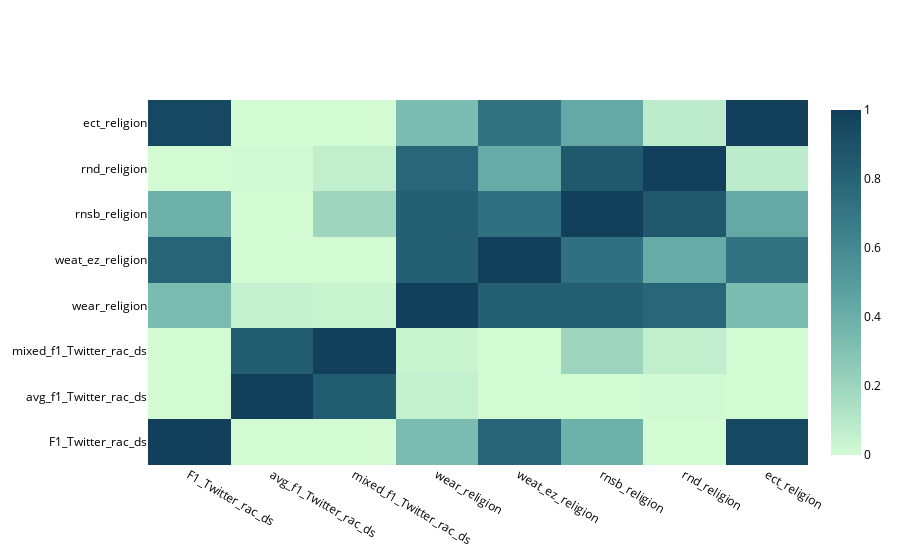

Notebook code for this chart:
### Code cell
plot_ranking_correlations(twitter_rac_df.corr()).show()

### Figure 1 — Plotly figure (JSON) as saved in the notebook; plotly's stock layout.template omitted (floating-point values rounded to 4 significant figures)
{"data": [{"colorscale": [[0, "rgb(210, 251, 212)"], [0.1667, "rgb(165, 219, 194)"], [0.3333, "rgb(123, 188, 176)"], [0.5, "rgb(85, 156, 158)"], [0.6667, "rgb(58, 124, 137)"], [0.8333, "rgb(35, 93, 114)"], [1, "rgb(18, 63, 90)"]], "hoverongaps": false, "type": "heatmap", "x": ["F1_Twitter_rac_ds", "avg_f1_Twitter_rac_ds", "mixed_f1_Twitter_rac_ds", "wear_religion", "weat_ez_religion", "rnsb_religion", "rnd_religion", "ect_religion"], "y": ["F1_Twitter_rac_ds", "avg_f1_Twitter_rac_ds", "mixed_f1_Twitter_rac_ds", "wear_religion", "weat_ez_religion", "rnsb_religion", "rnd_religion", "ect_religion"], "z": [[1, -0.5361, -0.2263, 0.3358, 0.7963, 0.3919, -0.04865, 0.9503], [-0.5361, 1, 0.8398, 0.05495, -0.1766, -0.07534, 0.005908, -0.7524], [-0.2263, 0.8398, 1, 0.03501, -0.008267, 0.1977, 0.06419, -0.4445], [0.3358, 0.05495, 0.03501, 1, 0.8242, 0.821, 0.7838, 0.3282], [0.7963, -0.1766, -0.008267, 0.8242, 1, 0.729, 0.4202, 0.7226], [0.3919, -0.07534, 0.1977, 0.821, 0.729, 1, 0.8633, 0.4336], [-0.04865, 0.005908, 0.06419, 0.7838, 0.4202, 0.8633, 1, 0.07811], [0.9503, -0.7524, -0.4445, 0.3282, 0.7226, 0.4336, 0.07811, 1]], "zmax": 1, "zmin": 0}], "layout": {"font": {"color": "#000000"}, "title": {"text": ""}}}
